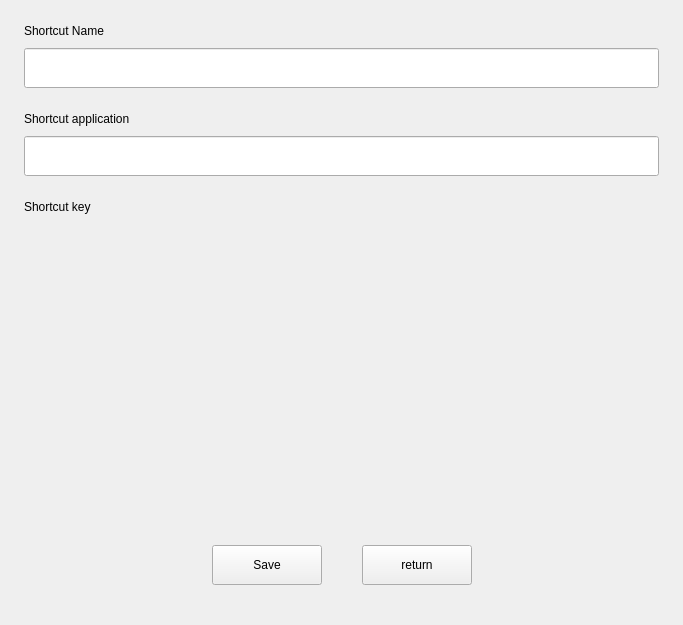
<?xml version="1.0" encoding="UTF-8"?>
<ui version="4.0">
 <class>Shortcut</class>
 <widget class="QWidget" name="Shortcut">
  <property name="geometry">
   <rect>
    <x>0</x>
    <y>0</y>
    <width>683</width>
    <height>625</height>
   </rect>
  </property>
  <property name="windowTitle">
   <string>Form</string>
  </property>
  <layout class="QVBoxLayout" name="verticalLayout_21">
   <property name="spacing">
    <number>0</number>
   </property>
   <property name="leftMargin">
    <number>24</number>
   </property>
   <property name="topMargin">
    <number>24</number>
   </property>
   <property name="rightMargin">
    <number>24</number>
   </property>
   <property name="bottomMargin">
    <number>40</number>
   </property>
   <item>
    <widget class="QStackedWidget" name="stackedWidget">
     <property name="currentIndex">
      <number>2</number>
     </property>
     <widget class="QWidget" name="page_shortcut">
      <layout class="QVBoxLayout" name="verticalLayout_4">
       <property name="spacing">
        <number>24</number>
       </property>
       <property name="leftMargin">
        <number>0</number>
       </property>
       <property name="topMargin">
        <number>0</number>
       </property>
       <property name="rightMargin">
        <number>0</number>
       </property>
       <property name="bottomMargin">
        <number>0</number>
       </property>
       <item>
        <widget class="KiranSearchBox" name="lineEdit_search">
         <property name="sizePolicy">
          <sizepolicy hsizetype="Preferred" vsizetype="Fixed">
           <horstretch>0</horstretch>
           <verstretch>0</verstretch>
          </sizepolicy>
         </property>
         <property name="minimumSize">
          <size>
           <width>0</width>
           <height>40</height>
          </size>
         </property>
         <property name="maximumSize">
          <size>
           <width>16777215</width>
           <height>40</height>
          </size>
         </property>
         <property name="focusPolicy">
          <enum>Qt::ClickFocus</enum>
         </property>
         <property name="placeholderText">
          <string/>
         </property>
        </widget>
       </item>
       <item>
        <widget class="QStackedWidget" name="stackedWidget_search">
         <property name="currentIndex">
          <number>0</number>
         </property>
         <widget class="QWidget" name="page_shortcut_list">
          <property name="sizePolicy">
           <sizepolicy hsizetype="Preferred" vsizetype="Expanding">
            <horstretch>0</horstretch>
            <verstretch>0</verstretch>
           </sizepolicy>
          </property>
          <layout class="QVBoxLayout" name="verticalLayout_23">
           <property name="spacing">
            <number>0</number>
           </property>
           <property name="leftMargin">
            <number>0</number>
           </property>
           <property name="topMargin">
            <number>0</number>
           </property>
           <property name="rightMargin">
            <number>0</number>
           </property>
           <property name="bottomMargin">
            <number>0</number>
           </property>
           <item>
            <widget class="QScrollArea" name="scrollArea">
             <property name="widgetResizable">
              <bool>true</bool>
             </property>
             <widget class="QWidget" name="scrollAreaCont_all">
              <property name="geometry">
               <rect>
                <x>0</x>
                <y>0</y>
                <width>623</width>
                <height>419</height>
               </rect>
              </property>
              <property name="sizePolicy">
               <sizepolicy hsizetype="Preferred" vsizetype="Expanding">
                <horstretch>0</horstretch>
                <verstretch>0</verstretch>
               </sizepolicy>
              </property>
              <layout class="QVBoxLayout" name="verticalLayout_22">
               <property name="spacing">
                <number>24</number>
               </property>
               <property name="leftMargin">
                <number>0</number>
               </property>
               <property name="topMargin">
                <number>0</number>
               </property>
               <property name="rightMargin">
                <number>0</number>
               </property>
               <property name="bottomMargin">
                <number>0</number>
               </property>
               <item>
                <widget class="QWidget" name="widget_custom" native="true">
                 <layout class="QVBoxLayout" name="verticalLayout_20">
                  <property name="spacing">
                   <number>10</number>
                  </property>
                  <property name="leftMargin">
                   <number>0</number>
                  </property>
                  <property name="topMargin">
                   <number>0</number>
                  </property>
                  <property name="rightMargin">
                   <number>0</number>
                  </property>
                  <property name="bottomMargin">
                   <number>0</number>
                  </property>
                  <item>
                   <layout class="QHBoxLayout" name="horizontalLayout_9">
                    <property name="spacing">
                     <number>0</number>
                    </property>
                    <item>
                     <widget class="QLabel" name="label_13">
                      <property name="text">
                       <string>Custom</string>
                      </property>
                     </widget>
                    </item>
                    <item>
                     <spacer name="horizontalSpacer_13">
                      <property name="orientation">
                       <enum>Qt::Horizontal</enum>
                      </property>
                      <property name="sizeHint" stdset="0">
                       <size>
                        <width>40</width>
                        <height>20</height>
                       </size>
                      </property>
                     </spacer>
                    </item>
                    <item>
                     <widget class="QToolButton" name="btn_edit">
                      <property name="minimumSize">
                       <size>
                        <width>56</width>
                        <height>24</height>
                       </size>
                      </property>
                      <property name="maximumSize">
                       <size>
                        <width>56</width>
                        <height>24</height>
                       </size>
                      </property>
                      <property name="text">
                       <string>Edit</string>
                      </property>
                     </widget>
                    </item>
                   </layout>
                  </item>
                  <item>
                   <layout class="QVBoxLayout" name="vlayout_custom">
                    <property name="spacing">
                     <number>10</number>
                    </property>
                   </layout>
                  </item>
                 </layout>
                </widget>
               </item>
              </layout>
             </widget>
            </widget>
           </item>
          </layout>
         </widget>
         <widget class="QWidget" name="page_filter_list">
          <layout class="QVBoxLayout" name="verticalLayout_8">
           <property name="spacing">
            <number>0</number>
           </property>
           <property name="leftMargin">
            <number>0</number>
           </property>
           <property name="topMargin">
            <number>0</number>
           </property>
           <property name="rightMargin">
            <number>0</number>
           </property>
           <property name="bottomMargin">
            <number>0</number>
           </property>
           <item>
            <widget class="QScrollArea" name="scrollArea_2">
             <property name="widgetResizable">
              <bool>true</bool>
             </property>
             <widget class="QWidget" name="scrollAreaWidgetContents_2">
              <property name="geometry">
               <rect>
                <x>0</x>
                <y>0</y>
                <width>88</width>
                <height>18</height>
               </rect>
              </property>
              <layout class="QVBoxLayout" name="verticalLayout_9">
               <property name="spacing">
                <number>0</number>
               </property>
               <property name="leftMargin">
                <number>0</number>
               </property>
               <property name="topMargin">
                <number>0</number>
               </property>
               <property name="rightMargin">
                <number>0</number>
               </property>
               <property name="bottomMargin">
                <number>0</number>
               </property>
               <item>
                <layout class="QVBoxLayout" name="vlayout_filter">
                 <property name="spacing">
                  <number>10</number>
                 </property>
                </layout>
               </item>
               <item>
                <spacer name="verticalSpacer">
                 <property name="orientation">
                  <enum>Qt::Vertical</enum>
                 </property>
                 <property name="sizeHint" stdset="0">
                  <size>
                   <width>20</width>
                   <height>40</height>
                  </size>
                 </property>
                </spacer>
               </item>
              </layout>
             </widget>
            </widget>
           </item>
          </layout>
         </widget>
        </widget>
       </item>
       <item>
        <layout class="QHBoxLayout" name="horizontalLayout_5">
         <property name="spacing">
          <number>0</number>
         </property>
         <item>
          <spacer name="horizontalSpacer_4">
           <property name="orientation">
            <enum>Qt::Horizontal</enum>
           </property>
           <property name="sizeHint" stdset="0">
            <size>
             <width>40</width>
             <height>20</height>
            </size>
           </property>
          </spacer>
         </item>
         <item>
          <widget class="QPushButton" name="btn_shortcut_add">
           <property name="minimumSize">
            <size>
             <width>110</width>
             <height>40</height>
            </size>
           </property>
           <property name="maximumSize">
            <size>
             <width>110</width>
             <height>40</height>
            </size>
           </property>
           <property name="text">
            <string>Add</string>
           </property>
          </widget>
         </item>
         <item>
          <spacer name="horizontalSpacer_3">
           <property name="orientation">
            <enum>Qt::Horizontal</enum>
           </property>
           <property name="sizeType">
            <enum>QSizePolicy::Fixed</enum>
           </property>
           <property name="sizeHint" stdset="0">
            <size>
             <width>40</width>
             <height>20</height>
            </size>
           </property>
          </spacer>
         </item>
         <item>
          <widget class="QPushButton" name="btn_reset">
           <property name="minimumSize">
            <size>
             <width>110</width>
             <height>40</height>
            </size>
           </property>
           <property name="maximumSize">
            <size>
             <width>110</width>
             <height>40</height>
            </size>
           </property>
           <property name="text">
            <string>Reset</string>
           </property>
          </widget>
         </item>
         <item>
          <spacer name="horizontalSpacer_6">
           <property name="orientation">
            <enum>Qt::Horizontal</enum>
           </property>
           <property name="sizeHint" stdset="0">
            <size>
             <width>40</width>
             <height>20</height>
            </size>
           </property>
          </spacer>
         </item>
        </layout>
       </item>
      </layout>
     </widget>
     <widget class="QWidget" name="page_add">
      <layout class="QVBoxLayout" name="verticalLayout_13">
       <property name="spacing">
        <number>24</number>
       </property>
       <property name="leftMargin">
        <number>0</number>
       </property>
       <property name="topMargin">
        <number>0</number>
       </property>
       <property name="rightMargin">
        <number>0</number>
       </property>
       <property name="bottomMargin">
        <number>0</number>
       </property>
       <item>
        <layout class="QVBoxLayout" name="verticalLayout_10">
         <property name="spacing">
          <number>10</number>
         </property>
         <item>
          <widget class="QLabel" name="label_7">
           <property name="text">
            <string>Custom Shortcut Name</string>
           </property>
          </widget>
         </item>
         <item>
          <widget class="QLineEdit" name="lineEdit_custom_name">
           <property name="minimumSize">
            <size>
             <width>0</width>
             <height>40</height>
            </size>
           </property>
           <property name="maximumSize">
            <size>
             <width>16777215</width>
             <height>40</height>
            </size>
           </property>
          </widget>
         </item>
        </layout>
       </item>
       <item>
        <layout class="QVBoxLayout" name="verticalLayout_11">
         <property name="spacing">
          <number>10</number>
         </property>
         <item>
          <widget class="QLabel" name="label_8">
           <property name="text">
            <string>Custom Shortcut application</string>
           </property>
          </widget>
         </item>
         <item>
          <widget class="QLineEdit" name="lineEdit_custom_app">
           <property name="minimumSize">
            <size>
             <width>0</width>
             <height>40</height>
            </size>
           </property>
           <property name="maximumSize">
            <size>
             <width>16777215</width>
             <height>40</height>
            </size>
           </property>
          </widget>
         </item>
        </layout>
       </item>
       <item>
        <layout class="QVBoxLayout" name="vlayout_custom_key">
         <property name="spacing">
          <number>10</number>
         </property>
         <item>
          <widget class="QLabel" name="label_9">
           <property name="text">
            <string>Custom Shortcut Key</string>
           </property>
          </widget>
         </item>
        </layout>
       </item>
       <item>
        <spacer name="verticalSpacer_2">
         <property name="orientation">
          <enum>Qt::Vertical</enum>
         </property>
         <property name="sizeHint" stdset="0">
          <size>
           <width>20</width>
           <height>353</height>
          </size>
         </property>
        </spacer>
       </item>
       <item>
        <layout class="QHBoxLayout" name="horizontalLayout_6">
         <property name="spacing">
          <number>0</number>
         </property>
         <item>
          <spacer name="horizontalSpacer_7">
           <property name="orientation">
            <enum>Qt::Horizontal</enum>
           </property>
           <property name="sizeHint" stdset="0">
            <size>
             <width>40</width>
             <height>20</height>
            </size>
           </property>
          </spacer>
         </item>
         <item>
          <widget class="QPushButton" name="btn_page_add">
           <property name="minimumSize">
            <size>
             <width>110</width>
             <height>40</height>
            </size>
           </property>
           <property name="maximumSize">
            <size>
             <width>110</width>
             <height>40</height>
            </size>
           </property>
           <property name="text">
            <string>Add</string>
           </property>
          </widget>
         </item>
         <item>
          <spacer name="horizontalSpacer">
           <property name="orientation">
            <enum>Qt::Horizontal</enum>
           </property>
           <property name="sizeType">
            <enum>QSizePolicy::Fixed</enum>
           </property>
           <property name="sizeHint" stdset="0">
            <size>
             <width>40</width>
             <height>20</height>
            </size>
           </property>
          </spacer>
         </item>
         <item>
          <widget class="QPushButton" name="btn_cancel">
           <property name="minimumSize">
            <size>
             <width>110</width>
             <height>40</height>
            </size>
           </property>
           <property name="maximumSize">
            <size>
             <width>110</width>
             <height>40</height>
            </size>
           </property>
           <property name="text">
            <string>Cancel</string>
           </property>
          </widget>
         </item>
         <item>
          <spacer name="horizontalSpacer_9">
           <property name="orientation">
            <enum>Qt::Horizontal</enum>
           </property>
           <property name="sizeHint" stdset="0">
            <size>
             <width>40</width>
             <height>20</height>
            </size>
           </property>
          </spacer>
         </item>
        </layout>
       </item>
      </layout>
     </widget>
     <widget class="QWidget" name="page_modify">
      <layout class="QVBoxLayout" name="verticalLayout_17">
       <property name="spacing">
        <number>24</number>
       </property>
       <property name="leftMargin">
        <number>0</number>
       </property>
       <property name="topMargin">
        <number>0</number>
       </property>
       <property name="rightMargin">
        <number>0</number>
       </property>
       <property name="bottomMargin">
        <number>0</number>
       </property>
       <item>
        <layout class="QVBoxLayout" name="verticalLayout_14">
         <property name="spacing">
          <number>10</number>
         </property>
         <item>
          <widget class="QLabel" name="label_10">
           <property name="text">
            <string>Shortcut Name</string>
           </property>
          </widget>
         </item>
         <item>
          <widget class="QLineEdit" name="lineEdit_modify_name">
           <property name="minimumSize">
            <size>
             <width>0</width>
             <height>40</height>
            </size>
           </property>
           <property name="maximumSize">
            <size>
             <width>16777215</width>
             <height>40</height>
            </size>
           </property>
          </widget>
         </item>
        </layout>
       </item>
       <item>
        <widget class="QWidget" name="widget_modify_app" native="true">
         <layout class="QVBoxLayout" name="verticalLayout_15">
          <property name="spacing">
           <number>10</number>
          </property>
          <property name="leftMargin">
           <number>0</number>
          </property>
          <property name="topMargin">
           <number>0</number>
          </property>
          <property name="rightMargin">
           <number>0</number>
          </property>
          <property name="bottomMargin">
           <number>0</number>
          </property>
          <item>
           <widget class="QLabel" name="label_11">
            <property name="text">
             <string>Shortcut application</string>
            </property>
           </widget>
          </item>
          <item>
           <widget class="QLineEdit" name="lineEdit_modify_app">
            <property name="minimumSize">
             <size>
              <width>0</width>
              <height>40</height>
             </size>
            </property>
            <property name="maximumSize">
             <size>
              <width>16777215</width>
              <height>40</height>
             </size>
            </property>
           </widget>
          </item>
         </layout>
        </widget>
       </item>
       <item>
        <layout class="QVBoxLayout" name="vlayout_modify_key">
         <property name="spacing">
          <number>10</number>
         </property>
         <item>
          <widget class="QLabel" name="label_12">
           <property name="text">
            <string>Shortcut key</string>
           </property>
          </widget>
         </item>
        </layout>
       </item>
       <item>
        <spacer name="verticalSpacer_3">
         <property name="orientation">
          <enum>Qt::Vertical</enum>
         </property>
         <property name="sizeHint" stdset="0">
          <size>
           <width>20</width>
           <height>355</height>
          </size>
         </property>
        </spacer>
       </item>
       <item>
        <layout class="QHBoxLayout" name="horizontalLayout_7">
         <property name="spacing">
          <number>0</number>
         </property>
         <item>
          <spacer name="horizontalSpacer_10">
           <property name="orientation">
            <enum>Qt::Horizontal</enum>
           </property>
           <property name="sizeHint" stdset="0">
            <size>
             <width>40</width>
             <height>20</height>
            </size>
           </property>
          </spacer>
         </item>
         <item>
          <widget class="QPushButton" name="btn_save">
           <property name="minimumSize">
            <size>
             <width>110</width>
             <height>40</height>
            </size>
           </property>
           <property name="maximumSize">
            <size>
             <width>110</width>
             <height>40</height>
            </size>
           </property>
           <property name="text">
            <string>Save</string>
           </property>
          </widget>
         </item>
         <item>
          <spacer name="horizontalSpacer_2">
           <property name="orientation">
            <enum>Qt::Horizontal</enum>
           </property>
           <property name="sizeType">
            <enum>QSizePolicy::Fixed</enum>
           </property>
           <property name="sizeHint" stdset="0">
            <size>
             <width>40</width>
             <height>20</height>
            </size>
           </property>
          </spacer>
         </item>
         <item>
          <widget class="QPushButton" name="btn_return">
           <property name="minimumSize">
            <size>
             <width>110</width>
             <height>40</height>
            </size>
           </property>
           <property name="maximumSize">
            <size>
             <width>110</width>
             <height>40</height>
            </size>
           </property>
           <property name="text">
            <string>return</string>
           </property>
          </widget>
         </item>
         <item>
          <spacer name="horizontalSpacer_12">
           <property name="orientation">
            <enum>Qt::Horizontal</enum>
           </property>
           <property name="sizeHint" stdset="0">
            <size>
             <width>40</width>
             <height>20</height>
            </size>
           </property>
          </spacer>
         </item>
        </layout>
       </item>
      </layout>
     </widget>
    </widget>
   </item>
  </layout>
 </widget>
 <customwidgets>
  <customwidget>
   <class>KiranSearchBox</class>
   <extends>QLineEdit</extends>
   <header location="global">/usr/include/kiranwidgets-qt5/kiran-search-box.h</header>
  </customwidget>
 </customwidgets>
 <resources/>
 <connections/>
</ui>
